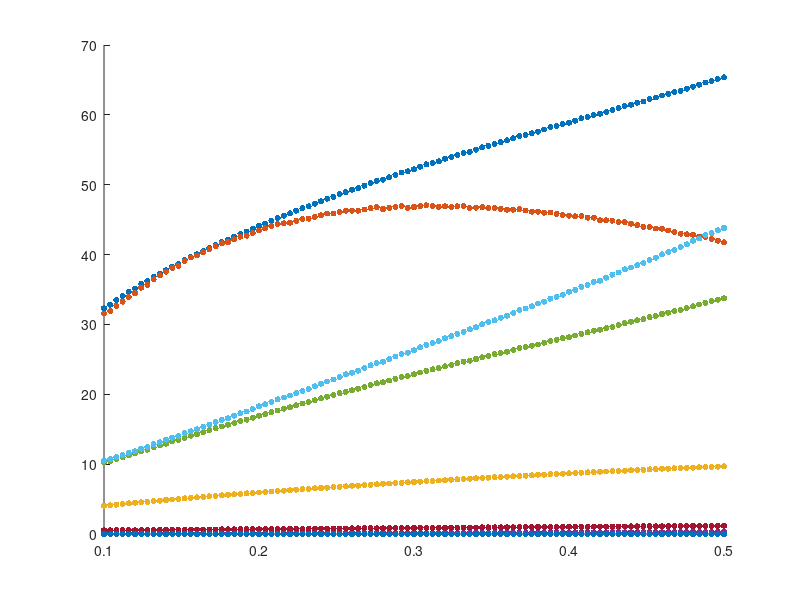

MATLAB code for this plot: (Note: this script raises an error after producing the figure.)
%% show ratio slope

clear;
close all;
axlabels = {'1L2/3e','1L2/3i','1L4e','1L4i','1L5e','1L5i','1L6e','1L6i', ...
    '2L2/3e','2L2/3i','2L4e','2L4i','2L5e','2L5i','2L6e','2L6i'};
pop = 5;
popEI = 3;
sz = 20;

%% show ratio slope
load data/0.1_0.5_0.011_0.035_Iattn_0.02.mat;
startXbottom = 0.1; endXbottom = 0.5;
% lowY = 0; highY = 9;
x = linspace(startXbottom,endXbottom,size(PET,1));
figure();

% recX = [startX 0.12 0.12 startX];
% recY = [lowY lowY highY highY];
% r1 = fill(recX, recY, [245 189 31]/256,'LineStyle','none');
% alpha(r1,0.1);
% 
% recX = [0.2275 endX endX 0.2275];
% recY = [lowY lowY highY highY];
% r2 = fill(recX, recY, [245 189 31]/256,'LineStyle','none');
% alpha(r2,0.1);

s = zeros(8,1);
ax1 = axes();
for i = 1:8
    y = PET(:,pop,i,1);
    s(i) = scatter(x,y,sz,'filled','LineWidth',2);
    hold on;
end
ax1.XLim = [startXbottom endXbottom];
ax1.YLim = [0 70];
legend(s,axlabels(1:8), 'Location','northwest');

% handle second X-axis
ax2 = axes('Position', get(ax1,'Position'), ...
    'XAxisLocation','top', ...
    'Color','none', ...
    'XColor','k');
ax2.YAxis.Visible = 'off';
% ax2.XLim = ax1.XLim;
ax2.XLim = [0.011 0.035];

xlabel(ax1, '\Delta_{E}');
xlabel(ax2, '\Delta_{I}');
ylabel(ax1, "Energy (\muJ)");
pos = [0.15 0.12 0.74 0.76];
set(ax1,'Position',pos);
set(ax2,'Position',pos);
% title("Energy transmitted in pathway");

%% on slope
load data/0.1_0.5_0.011_0.035_Iattn_0.02.mat;
startXbottom = 0.1; endXbottom = 0.5;
% lowY = 0; highY = 9;
x = linspace(startXbottom,endXbottom,size(PET,1));
figure();

% recX = [startX 0.12 0.12 startX];
% recY = [lowY lowY highY highY];
% r1 = fill(recX, recY, [245 189 31]/256,'LineStyle','none');
% alpha(r1,0.1);
% 
% recX = [0.2275 endX endX 0.2275];
% recY = [lowY lowY highY highY];
% r2 = fill(recX, recY, [245 189 31]/256,'LineStyle','none');
% alpha(r2,0.1);

s = zeros(8,1);
ax1 = axes();
for i = 1:8
    y = PET(:,pop,i,1);
    s(i) = scatter(x,y,sz,'filled','LineWidth',2);
    hold on;
end
ax1.XLim = [startXbottom endXbottom];
ax1.YLim = [0 70];
legend(s,axlabels(1:8), 'Location','northwest');

% handle second X-axis
ax2 = axes('Position', get(ax1,'Position'), ...
    'XAxisLocation','top', ...
    'Color','none', ...
    'XColor','k');
ax2.YAxis.Visible = 'off';
% ax2.XLim = ax1.XLim;
ax2.XLim = [0.011 0.035];

xlabel(ax1, '\Delta_{E}');
xlabel(ax2, '\Delta_{I}');
ylabel(ax1, "Energy (\muJ)");
pos = [0.15 0.12 0.74 0.76];
set(ax1,'Position',pos);
set(ax2,'Position',pos);
% title("Energy transmitted in pathway");


%% On slope: sum all excitatory or inhibitory effect
exc = squeeze(PET(:,pop,1,:)) + squeeze(PET(:,pop,3,:)) + ...
    squeeze(PET(:,pop,5,:)) + squeeze(PET(:,pop,7,:));
inh = squeeze(PET(:,pop,2,:)) + squeeze(PET(:,pop,4,:)) + ...
    squeeze(PET(:,pop,6,:)) + squeeze(PET(:,pop,8,:));
lowY = 6; highY = 14;

figure();
ax1 = axes();
% recX = [startX 0.12 0.12 startX];
% recY = [lowY lowY highY highY];
% r1 = fill(recX, recY, [245 189 31]/256,'LineStyle','none');
% alpha(r1,0.1);
% 
% recX = [0.2275 endX endX 0.2275];
% recY = [lowY lowY highY highY];
% r2 = fill(recX, recY, [245 189 31]/256,'LineStyle','none');
% alpha(r2,0.1);

s1 = scatter(x, exc(:,1), sz, 'filled','r');
hold on
s2 = scatter(x, inh(:,1), sz, 'filled','b');

ax1.XLim = [startXbottom endXbottom];
ax1.YLim = [40 130];
legend([s1 s2],["Excitatory","Inhibitory"],'Location','northwest');

% handle second X-axis
ax2 = axes('Position', get(ax1,'Position'), ...
    'XAxisLocation','top', ...
    'Color','none', ...
    'XColor','k');
ax2.YAxis.Visible = 'off';
% ax2.XLim = ax1.XLim;
ax2.XLim = [0.011 0.035];

xlabel(ax1, '\Delta_{E}');
xlabel(ax2, '\Delta_{I}');
ylabel(ax1, "Energy (\muJ)");
pos = [0.15 0.12 0.74 0.76];
set(ax1,'Position',pos);
set(ax2,'Position',pos);
% title("Energy transmitted in pathway");

%% cond1-cond3 EI, cond4-cond3 EI
clear;
close all;
axlabels = {'1L2/3e','1L2/3i','1L4e','1L4i','1L5e','1L5i','1L6e','1L6i', ...
    '2L2/3e','2L2/3i','2L4e','2L4i','2L5e','2L5i','2L6e','2L6i'};
pop = 5;
sz = 10;

load data/0.1_0.5_0.011_0.035_Iattn_0.04.mat;

startXbottom = 0.1; endXbottom = 0.5;
% lowY = 0; highY = 9;
x = linspace(startXbottom,endXbottom,size(PET,1));

exc = squeeze(PET(:,pop,1,:)) + squeeze(PET(:,pop,3,:)) + ...
    squeeze(PET(:,pop,5,:)) + squeeze(PET(:,pop,7,:));
inh = squeeze(PET(:,pop,2,:)) + squeeze(PET(:,pop,4,:)) + ...
    squeeze(PET(:,pop,6,:)) + squeeze(PET(:,pop,8,:));

diff13E = exc(:,1) - exc(:,3);
diff13I = inh(:,1) - inh(:,3);
diff43E = exc(:,4) - exc(:,3);
diff43I = inh(:,4) - inh(:,3);

figure();
ax1 = axes();
% recX = [startX 0.12 0.12 startX];
% recY = [lowY lowY highY highY];
% r1 = fill(recX, recY, [245 189 31]/256,'LineStyle','none');
% alpha(r1,0.1);
% 
% recX = [0.2275 endX endX 0.2275];
% recY = [lowY lowY highY highY];
% r2 = fill(recX, recY, [245 189 31]/256,'LineStyle','none');
% alpha(r2,0.1);

s1 = scatter(x, diff13E, sz, 'filled','r');
hold on
s2 = scatter(x, diff13I, sz, 'filled','b');
s3 = scatter(x, diff43E, sz, 'filled', 'MarkerFaceColor', "#EDB120");
s4 = scatter(x, diff43I, sz, 'filled', 'MarkerFaceColor', "#7E2F8E");

ax1.XLim = [startXbottom endXbottom];
% ax1.YLim = [40 110];
legend([s1 s2 s3 s4],["1E-3E", "1I-3I", "4E-3E", "4I-3I"], ...
    'Location','northwest');

% handle second X-axis
ax2 = axes('Position', get(ax1,'Position'), ...
    'XAxisLocation','top', ...
    'Color','none', ...
    'XColor','k');
ax2.YAxis.Visible = 'off';
% ax2.XLim = ax1.XLim;
ax2.XLim = [0.011 0.035];

xlabel(ax1, '\Delta_{E}');
xlabel(ax2, '\Delta_{I}');
ylabel(ax1, "Energy (\muJ)");
pos = [0.15 0.12 0.74 0.76];
set(ax1,'Position',pos);
set(ax2,'Position',pos);
% title("Energy transmitted in pathway");

%% cond1: E-I, cond4: E-I

diffEI = exc - inh;

figure();
ax1 = axes();
% recX = [startX 0.12 0.12 startX];
% recY = [lowY lowY highY highY];
% r1 = fill(recX, recY, [245 189 31]/256,'LineStyle','none');
% alpha(r1,0.1);
% 
% recX = [0.2275 endX endX 0.2275];
% recY = [lowY lowY highY highY];
% r2 = fill(recX, recY, [245 189 31]/256,'LineStyle','none');
% alpha(r2,0.1);

s1 = scatter(x, diffEI(:,1), sz, 'filled', 'MarkerFaceColor', '#0072BD');
hold on
% s2 = scatter(x, diffEI(:,2), sz, 'filled', 'MarkerFaceColor', '#D95319');
s3 = scatter(x, diffEI(:,3), sz, 'filled', 'MarkerFaceColor', '#EDB120');
s4 = scatter(x, diffEI(:,4), sz, 'filled', 'MarkerFaceColor', '#7E2F8E');
% s5 = scatter(x, diffEI(:,5), sz, 'filled', 'MarkerFaceColor', '#77AC30');

ax1.XLim = [startXbottom endXbottom];
% ax1.YLim = [40 110];
legend([s1 s3 s4],["cond1", "cond3", "cond4"], ...
    'Location','northwest');

% handle second X-axis
ax2 = axes('Position', get(ax1,'Position'), ...
    'XAxisLocation','top', ...
    'Color','none', ...
    'XColor','k');
ax2.YAxis.Visible = 'off';
% ax2.XLim = ax1.XLim;
ax2.XLim = [0.011 0.035];

xlabel(ax1, '\Delta_{E}');
xlabel(ax2, '\Delta_{I}');
ylabel(ax1, "Energy (\muJ)");
pos = [0.15 0.12 0.74 0.76];
set(ax1,'Position',pos);
set(ax2,'Position',pos);
% title("Energy transmitted in pathway");